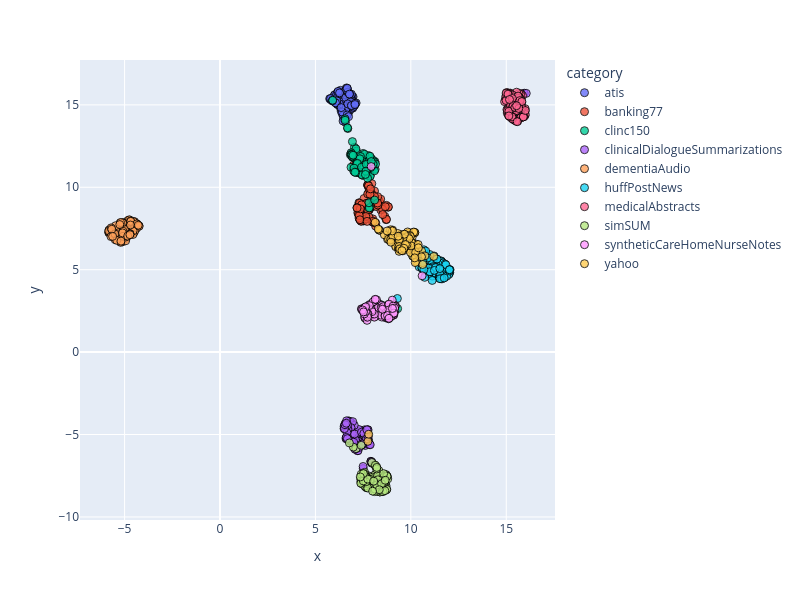

Notebook code cell kept with this figure:
### Code cell
dimensionality_reduction_plots(file_paths="./outputsTest/*/mean_model_zero_shot_classification.csv")

### Figure 1 — Plotly figure (JSON) as saved in the notebook; plotly's stock layout.template omitted (floating-point values rounded to 4 significant figures)
{"data": [{"customdata": [["atis_199"], ["atis_12"], ["atis_115"], ["atis_276"], ["atis_188"], ["atis_137"], ["atis_177"], ["atis_106"], ["atis_100"], ["atis_267"], ["atis_112"], ["atis_126"], ["atis_120"], ["atis_239"], ["atis_101"], ["atis_153"], ["atis_13"], ["atis_101"], ["atis_136"], ["atis_212"], ["atis_230"], ["atis_112"], ["atis_122"], ["atis_156"], ["atis_232"], ["atis_3"], ["atis_171"], ["atis_187"], ["atis_151"], ["atis_10"], ["atis_154"], ["atis_425"], ["atis_185"], ["atis_25"], ["atis_148"], ["atis_134"], ["atis_188"], ["atis_193"], ["atis_129"], ["atis_109"], ["atis_180"], ["atis_275"], ["atis_124"], ["atis_10"], ["atis_210"], ["atis_118"], ["atis_206"], ["atis_138"], ["atis_15"], ["atis_227"], ["atis_13"], ["atis_218"], ["atis_20"], ["atis_150"], ["atis_110"], ["atis_164"], ["atis_116"], ["atis_152"], ["atis_132"], ["atis_144"], ["atis_128"], ["atis_117"], ["atis_217"], ["atis_17"], ["atis_168"], ["atis_15"], ["atis_10"], ["atis_100"], ["atis_130"], ["atis_111"], ["atis_150"], ["atis_544"], ["atis_145"], ["atis_108"], ["atis_270"], ["atis_209"], ["atis_118"], ["atis_117"], ["atis_304"], ["atis_128"], ["atis_101"], ["atis_210"], ["atis_204"], ["atis_157"], ["atis_11"], ["atis_268"], ["atis_116"], ["atis_148"], ["atis_112"], ["atis_198"], ["atis_125"], ["atis_0"], ["atis_128"], ["atis_129"], ["atis_199"], ["atis_105"], ["atis_257"], ["atis_108"], ["atis_153"], ["atis_11"]], "hovertemplate": "category=atis<br>x=%{x}<br>y=%{y}<br>doc_id=%{customdata[0]}<extra></extra>", "legendgroup": "atis", "marker": {"color": "#636efa", "line": {"color": "black", "width": 1}, "opacity": 0.8, "size": 8, "symbol": "circle"}, "mode": "markers", "name": "atis", "orientation": "v", "showlegend": true, "type": "scatter", "x": [5.985, 6.704, 6.573, 6.972, 5.791, 6.746, 6.514, 7.024, 6.839, 6.579, 6.019, 6.324, 6.172, 6.523, 6.414, 6.075, 6.664, 6.734, 6.167, 6.729, 6.955, 6.146, 6.173, 6.781, 6.661, 6.489, 6.869, 6.907, 6.012, 6.337, 6.57, 6.338, 6.736, 6.83, 6.42, 6.677, 6.439, 7.055, 6.052, 6.76, 6.856, 7.038, 6.225, 6.27, 6.525, 6.312, 6.814, 6.623, 6.349, 5.748, 6.697, 6.841, 6.262, 6.33, 6.356, 6.649, 6.791, 6.923, 6.418, 5.944, 5.815, 6.869, 6.495, 6.26, 6.503, 6.111, 6.175, 6.869, 5.793, 6.488, 6.461, 6.607, 6.669, 6.448, 7.132, 6.587, 6.609, 6.124, 6.971, 6.885, 6.846, 6.705, 5.889, 6.188, 6.265, 6.124, 6.697, 6.412, 6.051, 6.904, 6.799, 6.666, 6.665, 6.346, 6.883, 7.078, 5.898, 7.072, 6.737, 6.782], "xaxis": "x", "y": [15.56, 14.61, 13.94, 15.49, 15.36, 15.31, 15.22, 14.96, 15.33, 14.38, 15.17, 15.13, 15.73, 14.08, 15.66, 15.17, 15.97, 15.64, 15.01, 15.59, 14.8, 15.04, 15.78, 14.63, 14.67, 14.33, 15.43, 14.79, 15.62, 15.58, 14.66, 15.7, 15.33, 15.23, 14.43, 15.66, 15.51, 15.0, 15.21, 15.28, 15.4, 14.95, 15.01, 15.46, 14.32, 15.88, 15.63, 16.02, 15.67, 15.37, 14.44, 15.47, 15.76, 14.74, 14.6, 15.16, 15.63, 15.49, 15.18, 15.39, 15.31, 15.39, 14.92, 15.06, 14.4, 15.65, 15.73, 15.55, 15.38, 14.14, 14.35, 14.76, 15.98, 14.02, 15.12, 15.44, 15.93, 15.09, 14.86, 15.65, 15.18, 15.77, 15.24, 15.82, 15.72, 15.24, 15.06, 14.56, 15.13, 14.94, 15.66, 16.01, 14.39, 14.83, 14.96, 15.09, 15.25, 15.02, 14.29, 15.65], "yaxis": "y"}, {"customdata": [["atis_303"], ["atis_171"], ["atis_196"], ["atis_294"], ["atis_199"], ["atis_146"], ["atis_243"], ["atis_116"], ["atis_119"], ["atis_297"], ["atis_275"], ["atis_159"], ["atis_299"], ["atis_245"], ["atis_146"], ["atis_194"], ["atis_143"], ["atis_170"], ["atis_15"], ["atis_283"], ["atis_234"], ["atis_220"], ["atis_222"], ["atis_211"], ["atis_410"], ["atis_343"], ["atis_196"], ["atis_252"], ["atis_166"], ["atis_271"], ["atis_223"], ["atis_475"], ["atis_216"], ["atis_289"], ["atis_15"], ["atis_15"], ["atis_239"], ["atis_372"], ["atis_185"], ["atis_22"], ["atis_236"], ["atis_276"], ["atis_130"], ["atis_133"], ["atis_249"], ["atis_155"], ["atis_249"], ["atis_176"], ["atis_249"], ["atis_257"], ["atis_168"], ["atis_290"], ["atis_27"], ["atis_200"], ["atis_215"], ["atis_18"], ["atis_146"], ["atis_158"], ["atis_151"], ["atis_189"], ["atis_225"], ["atis_233"], ["atis_255"], ["atis_239"], ["atis_221"], ["atis_161"], ["atis_126"], ["atis_148"], ["atis_154"], ["atis_118"], ["atis_297"], ["atis_586"], ["atis_195"], ["atis_128"], ["atis_303"], ["atis_305"], ["atis_283"], ["atis_169"], ["atis_314"], ["atis_196"], ["atis_246"], ["atis_259"], ["atis_271"], ["atis_182"], ["atis_380"], ["atis_330"], ["atis_173"], ["atis_383"], ["atis_359"], ["atis_334"], ["atis_136"], ["atis_134"], ["atis_158"], ["atis_144"], ["atis_216"], ["atis_208"], ["atis_271"], ["atis_166"], ["atis_211"], ["atis_24"]], "hovertemplate": "category=banking77<br>x=%{x}<br>y=%{y}<br>doc_id=%{customdata[0]}<extra></extra>", "legendgroup": "banking77", "marker": {"color": "#EF553B", "line": {"color": "black", "width": 1}, "opacity": 0.8, "size": 8, "symbol": "circle"}, "mode": "markers", "name": "banking77", "orientation": "v", "showlegend": true, "type": "scatter", "x": [7.609, 7.251, 7.289, 7.362, 8.311, 7.854, 8.28, 7.815, 7.594, 7.51, 8.154, 7.778, 7.305, 7.572, 8.426, 7.605, 7.277, 7.796, 7.388, 8.347, 7.394, 7.505, 8.006, 7.994, 7.99, 7.318, 7.733, 7.259, 7.956, 7.957, 8.024, 7.413, 7.759, 7.28, 8.634, 8.344, 8.167, 8.004, 8.096, 8.808, 7.346, 7.822, 7.31, 7.643, 7.392, 7.692, 7.548, 7.937, 7.368, 7.487, 8.719, 7.82, 7.812, 7.437, 7.952, 7.754, 7.331, 8.242, 8.401, 7.306, 7.739, 7.671, 8.423, 7.738, 7.715, 6.997, 7.222, 7.814, 8.264, 8.825, 8.097, 8.516, 8.708, 7.805, 7.644, 8.724, 7.377, 7.327, 7.64, 7.847, 7.767, 7.423, 7.177, 8.177, 8.528, 7.828, 7.786, 8.661, 8.024, 7.857, 7.286, 7.257, 7.3, 7.331, 8.278, 7.354, 7.708, 7.888, 8.26, 7.183], "xaxis": "x", "y": [8.048, 8.858, 8.84, 9.008, 8.91, 8.778, 8.933, 8.97, 8.177, 7.95, 7.646, 9.603, 8.476, 8.064, 8.627, 8.677, 8.716, 8.899, 9.007, 9.143, 7.956, 8.019, 7.896, 7.892, 9.51, 8.054, 10.14, 8.433, 10.22, 8.818, 9.511, 7.995, 8.936, 9.058, 8.241, 9.174, 7.822, 8.084, 9.773, 8.789, 8.499, 8.628, 8.246, 8.191, 7.94, 9.038, 9.32, 9.628, 8.932, 8.224, 8.904, 9.907, 8.657, 8.296, 9.56, 8.586, 8.995, 9.071, 9.024, 9.041, 10.13, 8.09, 9.28, 9.597, 9.037, 11.35, 8.453, 8.177, 9.426, 8.815, 9.442, 8.666, 8.035, 8.863, 9.009, 8.056, 8.047, 8.404, 8.231, 8.746, 10.07, 8.938, 8.764, 8.836, 8.346, 9.874, 10.1, 8.828, 7.945, 9.58, 8.137, 8.354, 8.285, 8.029, 8.923, 8.69, 7.932, 9.906, 9.046, 8.746], "yaxis": "y"}, {"customdata": [["atis_356"], ["atis_200"], ["atis_317"], ["atis_361"], ["atis_220"], ["atis_246"], ["atis_305"], ["atis_122"], ["atis_220"], ["atis_520"], ["atis_297"], ["atis_181"], ["atis_309"], ["atis_378"], ["atis_247"], ["atis_234"], ["atis_189"], ["atis_226"], ["atis_156"], ["atis_34"], ["atis_253"], ["atis_299"], ["atis_290"], ["atis_252"], ["atis_418"], ["atis_360"], ["atis_256"], ["atis_320"], ["atis_315"], ["atis_28"], ["atis_249"], ["atis_559"], ["atis_251"], ["atis_297"], ["atis_305"], ["atis_20"], ["atis_426"], ["atis_376"], ["atis_233"], ["atis_220"], ["atis_256"], ["atis_279"], ["atis_164"], ["atis_298"], ["atis_270"], ["atis_185"], ["atis_251"], ["atis_280"], ["atis_368"], ["atis_265"], ["atis_201"], ["atis_436"], ["atis_337"], ["atis_273"], ["atis_394"], ["atis_220"], ["atis_32"], ["atis_18"], ["atis_242"], ["atis_229"], ["atis_292"], ["atis_261"], ["atis_317"], ["atis_274"], ["atis_277"], ["atis_207"], ["atis_141"], ["atis_268"], ["atis_165"], ["atis_191"], ["atis_318"], ["atis_642"], ["atis_369"], ["atis_155"], ["atis_347"], ["atis_344"], ["atis_487"], ["atis_174"], ["atis_321"], ["atis_230"], ["atis_274"], ["atis_372"], ["atis_282"], ["atis_2"], ["atis_405"], ["atis_349"], ["atis_209"], ["atis_395"], ["atis_389"], ["atis_389"], ["atis_258"], ["atis_200"], ["atis_197"], ["atis_239"], ["atis_230"], ["atis_240"], ["atis_325"], ["atis_223"], ["atis_286"], ["atis_259"]], "hovertemplate": "category=clinc150<br>x=%{x}<br>y=%{y}<br>doc_id=%{customdata[0]}<extra></extra>", "legendgroup": "clinc150", "marker": {"color": "#00cc96", "line": {"color": "black", "width": 1}, "opacity": 0.8, "size": 8, "symbol": "circle"}, "mode": "markers", "name": "clinc150", "orientation": "v", "showlegend": true, "type": "scatter", "x": [7.486, 6.948, 7.391, 7.327, 7.418, 7.307, 7.873, 7.041, 5.905, 7.03, 7.556, 7.657, 7.63, 7.046, 7.918, 7.112, 9.308, 7.969, 8.006, 7.078, 7.512, 7.45, 8.028, 6.947, 7.99, 7.503, 8.053, 7.144, 7.126, 7.409, 7.016, 7.708, 7.832, 8.117, 8.011, 7.295, 7.341, 6.698, 7.431, 6.866, 6.833, 7.168, 7.8, 7.167, 7.152, 8.13, 7.288, 7.429, 7.481, 6.955, 7.873, 7.869, 6.872, 7.859, 8.067, 7.785, 6.871, 7.572, 7.892, 7.912, 7.816, 6.944, 7.86, 7.277, 8.095, 7.361, 7.805, 7.434, 6.551, 7.487, 6.939, 7.327, 7.249, 7.891, 7.159, 7.009, 7.27, 7.889, 7.196, 7.663, 7.763, 6.908, 6.554, 7.018, 6.909, 7.415, 7.966, 8.151, 6.681, 7.438, 7.113, 8.022, 7.736, 7.667, 6.977, 8.105, 7.647, 7.925, 7.62, 7.067], "xaxis": "x", "y": [11.63, 12.1, 10.85, 11.02, 11.73, 11.58, 10.74, 11.18, 15.28, 11.06, 10.79, 11.47, 11.77, 12.42, 11.76, 11.73, 2.638, 11.5, 11.51, 11.0, 11.67, 11.89, 11.43, 11.89, 11.19, 12.05, 11.3, 12.19, 12.33, 11.12, 11.83, 10.72, 11.44, 11.56, 11.64, 10.87, 11.26, 13.57, 11.72, 11.21, 11.97, 11.46, 11.62, 11.45, 11.03, 11.09, 10.97, 11.22, 11.36, 11.81, 10.67, 11.28, 12.09, 8.775, 11.54, 11.92, 12.0, 12.0, 11.36, 11.39, 8.747, 11.85, 11.88, 11.65, 11.0, 11.87, 9.062, 10.9, 14.16, 10.72, 12.77, 11.73, 10.89, 11.2, 11.4, 10.98, 10.9, 11.32, 11.45, 10.93, 11.38, 11.89, 14.06, 11.16, 11.98, 11.21, 11.35, 11.41, 13.61, 10.75, 10.9, 11.41, 10.55, 11.39, 11.94, 9.226, 10.98, 11.56, 10.78, 10.92], "yaxis": "y"}, {"customdata": [["atis_36"], ["atis_223"], ["atis_421"], ["atis_394"], ["atis_24"], ["atis_385"], ["atis_316"], ["atis_187"], ["atis_313"], ["atis_547"], ["atis_337"], ["atis_227"], ["atis_324"], ["atis_463"], ["atis_361"], ["atis_294"], ["atis_206"], ["atis_28"], ["atis_239"], ["atis_39"], ["atis_261"], ["atis_313"], ["atis_457"], ["atis_360"], ["atis_453"], ["atis_398"], ["atis_430"], ["atis_324"], ["atis_357"], ["atis_335"], ["atis_269"], ["atis_562"], ["atis_26"], ["atis_409"], ["atis_32"], ["atis_241"], ["atis_488"], ["atis_407"], ["atis_447"], ["atis_235"], ["atis_292"], ["atis_303"], ["atis_252"], ["atis_347"], ["atis_386"], ["atis_325"], ["atis_311"], ["atis_437"], ["atis_417"], ["atis_356"], ["atis_210"], ["atis_455"], ["atis_404"], ["atis_336"], ["atis_396"], ["atis_239"], ["atis_42"], ["atis_379"], ["atis_38"], ["atis_317"], ["atis_338"], ["atis_304"], ["atis_454"], ["atis_300"], ["atis_304"], ["atis_254"], ["atis_237"], ["atis_345"], ["atis_188"], ["atis_246"], ["atis_389"], ["atis_645"], ["atis_407"], ["atis_21"], ["atis_355"], ["atis_367"], ["atis_488"], ["atis_318"], ["atis_334"], ["atis_276"], ["atis_427"], ["atis_412"], ["atis_302"], ["atis_27"], ["atis_441"], ["atis_397"], ["atis_276"], ["atis_468"], ["atis_430"], ["atis_398"], ["atis_310"], ["atis_213"], ["atis_224"], ["atis_381"], ["atis_237"], ["atis_288"], ["atis_338"], ["atis_326"], ["atis_300"], ["atis_337"]], "hovertemplate": "category=clinicalDialogueSummarizations<br>x=%{x}<br>y=%{y}<br>doc_id=%{customdata[0]}<extra></extra>", "legendgroup": "clinicalDialogueSummarizations", "marker": {"color": "#ab63fa", "line": {"color": "black", "width": 1}, "opacity": 0.8, "size": 8, "symbol": "circle"}, "mode": "markers", "name": "clinicalDialogueSummarizations", "orientation": "v", "showlegend": true, "type": "scatter", "x": [7.12, 7.909, 7.247, 7.2, 6.84, 7.474, 6.719, 6.657, 7.382, 7.79, 6.89, 7.577, 6.607, 7.193, 6.626, 7.612, 7.178, 7.133, 7.347, 7.738, 7.123, 6.739, 7.823, 6.604, 7.507, 6.54, 7.674, 6.863, 7.972, 6.809, 6.657, 7.25, 15.92, 7.943, 7.149, 6.536, 7.724, 6.938, 6.609, 6.718, 7.257, 6.5, 7.68, 7.27, 7.06, 7.495, 7.274, 7.83, 7.234, 6.746, 7.166, 15.94, 6.619, 6.795, 7.94, 6.638, 7.742, 7.481, 7.904, 7.035, 7.936, 6.706, 6.529, 7.595, 6.551, 7.745, 6.956, 7.5, 7.101, 6.863, 7.054, 6.659, 7.72, 7.191, 6.505, 6.702, 7.617, 7.872, 7.075, 7.414, 16.05, 7.672, 6.654, 6.898, 7.732, 7.756, 6.617, 6.633, 7.536, 6.683, 6.523, 7.676, 7.007, 7.279, 6.554, 7.767, 6.675, 7.45, 7.697, 6.618], "xaxis": "x", "y": [-5.753, -6.629, -5.826, -5.979, -5.416, -5.375, -4.33, -5.263, -4.773, -5.338, -4.304, -4.716, -5.254, -4.992, -5.216, -5.665, -4.922, -5.867, -5.614, -5.135, -5.799, -4.172, -5.575, -4.318, -7.066, -4.493, -4.813, -4.292, -6.702, -4.532, -5.226, -4.914, 15.68, -6.732, -5.674, -4.649, -5.027, -4.937, -4.363, -4.216, -5.751, -4.637, -4.785, -5.432, -5.7, -4.812, -4.694, -5.612, -5.978, -4.448, -5.497, 15.71, -5.196, -4.202, -6.68, -5.166, -4.732, -5.605, -6.629, -4.438, -6.662, -4.599, -4.489, -5.345, -4.348, -5.007, -4.219, -6.937, -5.33, -4.58, -4.967, -4.543, -5.405, -5.694, -4.501, -4.677, -5.477, -5.617, -5.894, -4.863, 15.7, -5.109, -4.887, -5.422, -5.287, -4.71, -5.174, -4.167, -4.93, -4.419, -4.643, -5.26, -5.469, -5.788, -4.404, -5.113, -5.249, -5.573, -4.709, -4.314], "yaxis": "y"}, {"customdata": [["atis_405"], ["atis_232"], ["atis_424"], ["atis_402"], ["atis_364"], ["atis_416"], ["atis_365"], ["atis_288"], ["atis_316"], ["atis_553"], ["atis_403"], ["atis_380"], ["atis_329"], ["atis_488"], ["atis_364"], ["atis_386"], ["atis_284"], ["atis_280"], ["atis_392"], ["atis_428"], ["atis_447"], ["atis_441"], ["atis_474"], ["atis_510"], ["atis_467"], ["atis_512"], ["atis_44"], ["atis_338"], ["atis_537"], ["atis_405"], ["atis_325"], ["atis_57"], ["atis_298"], ["atis_455"], ["atis_424"], ["atis_473"], ["atis_514"], ["atis_448"], ["atis_46"], ["atis_280"], ["atis_420"], ["atis_316"], ["atis_352"], ["atis_479"], ["atis_397"], ["atis_391"], ["atis_456"], ["atis_525"], ["atis_554"], ["atis_383"], ["atis_32"], ["atis_513"], ["atis_407"], ["atis_348"], ["atis_428"], ["atis_244"], ["atis_490"], ["atis_41"], ["atis_525"], ["atis_523"], ["atis_351"], ["atis_334"], ["atis_464"], ["atis_421"], ["atis_320"], ["atis_278"], ["atis_386"], ["atis_351"], ["atis_228"], ["atis_289"], ["atis_563"], ["atis_646"], ["atis_451"], ["atis_381"], ["atis_368"], ["atis_400"], ["atis_526"], ["atis_360"], ["atis_401"], ["atis_478"], ["atis_469"], ["atis_422"], ["atis_353"], ["atis_279"], ["atis_467"], ["atis_503"], ["atis_285"], ["atis_469"], ["atis_465"], ["atis_494"], ["atis_516"], ["atis_264"], ["atis_243"], ["atis_392"], ["atis_250"], ["atis_325"], ["atis_454"], ["atis_403"], ["atis_34"], ["atis_388"]], "hovertemplate": "category=dementiaAudio<br>x=%{x}<br>y=%{y}<br>doc_id=%{customdata[0]}<extra></extra>", "legendgroup": "dementiaAudio", "marker": {"color": "#FFA15A", "line": {"color": "black", "width": 1}, "opacity": 0.8, "size": 8, "symbol": "circle"}, "mode": "markers", "name": "dementiaAudio", "orientation": "v", "showlegend": true, "type": "scatter", "x": [-5.82, -5.684, -4.283, -4.419, -5.667, -5.197, -4.467, -4.664, -5.487, -5.117, -5.206, -5.101, -5.246, -4.364, -5.282, -4.53, -5.249, -4.694, -5.026, -4.536, -5.815, -5.059, -4.757, -5.032, -5.155, -5.721, -4.25, -4.958, -5.828, -5.211, -4.475, -5.806, -5.217, -5.621, -5.79, -4.596, -5.022, -4.967, -4.447, -4.338, -5.434, -4.562, -5.753, -5.543, -5.213, -5.217, -4.511, -4.933, -4.933, -5.669, -4.827, -4.546, -5.017, -5.467, -4.922, -5.493, -4.307, -5.07, -5.588, -4.991, -5.029, -5.721, -4.458, -4.558, -4.553, -4.748, -5.115, -4.719, -4.944, -4.691, -4.875, -5.654, -5.082, -4.993, -4.762, -5.112, -5.829, -4.673, -4.944, -5.21, -5.097, -5.712, -5.083, -5.703, -5.506, -5.207, -4.71, -5.25, -5.084, -5.112, -5.672, -4.836, -4.362, -5.412, -4.234, -4.692, -5.625, -4.718, -4.284, -5.188], "xaxis": "x", "y": [7.253, 7.206, 7.663, 7.775, 7.494, 6.749, 7.542, 7.23, 6.913, 7.016, 6.885, 7.065, 7.79, 7.52, 7.584, 7.89, 7.522, 7.633, 7.422, 7.775, 7.411, 6.933, 7.998, 7.306, 7.328, 7.23, 7.67, 6.932, 7.255, 6.698, 7.912, 7.302, 7.836, 7.335, 7.306, 7.272, 7.128, 7.547, 7.625, 7.772, 7.395, 7.245, 7.346, 7.147, 7.025, 7.123, 7.259, 7.284, 6.889, 7.446, 7.984, 7.927, 7.764, 7.67, 7.801, 6.825, 7.654, 7.844, 7.201, 7.69, 7.53, 7.273, 7.365, 7.138, 7.357, 8.029, 6.69, 7.19, 6.752, 7.951, 7.15, 7.207, 7.832, 7.442, 7.111, 7.851, 7.35, 7.93, 6.987, 7.864, 7.113, 7.01, 7.334, 7.539, 7.176, 6.66, 7.163, 7.739, 7.025, 7.232, 7.452, 7.041, 7.777, 6.78, 7.641, 7.712, 7.02, 7.122, 7.7, 6.735], "yaxis": "y"}, {"customdata": [["atis_434"], ["atis_29"], ["atis_510"], ["atis_407"], ["atis_392"], ["atis_641"], ["atis_455"], ["atis_305"], ["atis_432"], ["atis_578"], ["atis_413"], ["atis_46"], ["atis_34"], ["atis_52"], ["atis_368"], ["atis_445"], ["atis_345"], ["atis_338"], ["atis_487"], ["atis_438"], ["atis_493"], ["atis_493"], ["atis_486"], ["atis_523"], ["atis_620"], ["atis_518"], ["atis_443"], ["atis_541"], ["atis_612"], ["atis_460"], ["atis_392"], ["atis_587"], ["atis_307"], ["atis_482"], ["atis_466"], ["atis_504"], ["atis_54"], ["atis_478"], ["atis_481"], ["atis_338"], ["atis_443"], ["atis_323"], ["atis_388"], ["atis_533"], ["atis_505"], ["atis_543"], ["atis_50"], ["atis_547"], ["atis_577"], ["atis_405"], ["atis_356"], ["atis_538"], ["atis_408"], ["atis_392"], ["atis_490"], ["atis_374"], ["atis_543"], ["atis_422"], ["atis_577"], ["atis_529"], ["atis_410"], ["atis_424"], ["atis_470"], ["atis_471"], ["atis_382"], ["atis_335"], ["atis_458"], ["atis_410"], ["atis_258"], ["atis_293"], ["atis_567"], ["atis_692"], ["atis_475"], ["atis_384"], ["atis_375"], ["atis_607"], ["atis_538"], ["atis_399"], ["atis_48"], ["atis_546"], ["atis_495"], ["atis_462"], ["atis_507"], ["atis_425"], ["atis_552"], ["atis_524"], ["atis_360"], ["atis_545"], ["atis_472"], ["atis_511"], ["atis_602"], ["atis_294"], ["atis_369"], ["atis_469"], ["atis_327"], ["atis_389"], ["atis_476"], ["atis_443"], ["atis_350"], ["atis_391"]], "hovertemplate": "category=huffPostNews<br>x=%{x}<br>y=%{y}<br>doc_id=%{customdata[0]}<extra></extra>", "legendgroup": "huffPostNews", "marker": {"color": "#19d3f3", "line": {"color": "black", "width": 1}, "opacity": 0.8, "size": 8, "symbol": "circle"}, "mode": "markers", "name": "huffPostNews", "orientation": "v", "showlegend": true, "type": "scatter", "x": [11.93, 11.46, 11.76, 10.87, 11.53, 11.33, 11.0, 11.82, 10.57, 11.23, 11.76, 12.03, 11.0, 10.94, 11.49, 11.34, 10.84, 11.54, 11.47, 10.32, 11.54, 10.75, 11.98, 10.83, 9.356, 11.17, 9.347, 12.04, 10.2, 10.68, 11.37, 11.12, 10.07, 11.07, 9.294, 10.44, 11.27, 11.22, 10.73, 10.15, 11.05, 11.0, 10.99, 8.423, 11.78, 11.95, 11.55, 11.87, 11.3, 12.06, 11.4, 11.14, 11.89, 11.86, 11.52, 12.0, 10.69, 10.79, 11.15, 11.49, 11.49, 11.34, 11.99, 11.88, 11.49, 11.58, 11.16, 10.89, 10.58, 11.6, 10.11, 12.03, 11.12, 11.6, 10.24, 11.56, 11.0, 11.54, 10.78, 10.93, 10.62, 9.585, 11.69, 11.63, 11.0, 10.58, 11.53, 11.37, 11.91, 11.79, 11.84, 11.75, 11.3, 10.68, 12.03, 12.02, 11.23, 10.64, 10.63, 11.52], "xaxis": "x", "y": [5.04, 4.954, 4.538, 5.146, 5.145, 5.625, 4.721, 5.032, 5.815, 5.002, 5.149, 4.922, 4.916, 5.134, 5.498, 4.768, 5.897, 4.76, 4.745, 5.562, 4.926, 5.35, 4.768, 5.202, 6.876, 5.077, 6.569, 4.827, 6.314, 5.173, 5.611, 4.612, 7.232, 5.458, 3.252, 5.173, 5.452, 5.832, 4.537, 7.217, 4.866, 5.556, 5.921, 2.879, 4.58, 4.829, 4.746, 4.839, 4.788, 4.997, 4.95, 5.414, 4.99, 4.898, 5.131, 4.767, 6.206, 5.023, 5.179, 4.512, 4.556, 5.638, 4.708, 4.603, 4.483, 5.514, 5.11, 5.713, 5.087, 5.527, 5.82, 4.921, 4.349, 4.472, 5.94, 5.496, 4.889, 4.704, 6.131, 5.09, 5.876, 6.794, 5.408, 4.442, 4.872, 5.116, 4.452, 5.65, 5.081, 5.345, 5.301, 4.5, 5.134, 4.999, 5.005, 4.997, 4.955, 5.545, 5.436, 5.065], "yaxis": "y"}, {"customdata": [["atis_436"], ["atis_387"], ["atis_524"], ["atis_469"], ["atis_441"], ["atis_643"], ["atis_493"], ["atis_372"], ["atis_446"], ["atis_636"], ["atis_514"], ["atis_614"], ["atis_364"], ["atis_582"], ["atis_459"], ["atis_454"], ["atis_622"], ["atis_382"], ["atis_488"], ["atis_487"], ["atis_609"], ["atis_524"], ["atis_539"], ["atis_647"], ["atis_655"], ["atis_605"], ["atis_455"], ["atis_58"], ["atis_658"], ["atis_521"], ["atis_422"], ["atis_599"], ["atis_426"], ["atis_531"], ["atis_470"], ["atis_545"], ["atis_597"], ["atis_498"], ["atis_535"], ["atis_396"], ["atis_502"], ["atis_389"], ["atis_475"], ["atis_580"], ["atis_52"], ["atis_593"], ["atis_656"], ["atis_574"], ["atis_630"], ["atis_439"], ["atis_415"], ["atis_660"], ["atis_479"], ["atis_537"], ["atis_512"], ["atis_379"], ["atis_618"], ["atis_482"], ["atis_673"], ["atis_573"], ["atis_426"], ["atis_483"], ["atis_479"], ["atis_530"], ["atis_413"], ["atis_40"], ["atis_586"], ["atis_551"], ["atis_356"], ["atis_378"], ["atis_586"], ["atis_694"], ["atis_483"], ["atis_568"], ["atis_395"], ["atis_621"], ["atis_57"], ["atis_536"], ["atis_558"], ["atis_599"], ["atis_521"], ["atis_478"], ["atis_595"], ["atis_540"], ["atis_6"], ["atis_531"], ["atis_385"], ["atis_581"], ["atis_603"], ["atis_517"], ["atis_614"], ["atis_384"], ["atis_48"], ["atis_495"], ["atis_410"], ["atis_489"], ["atis_522"], ["atis_491"], ["atis_527"], ["atis_439"]], "hovertemplate": "category=medicalAbstracts<br>x=%{x}<br>y=%{y}<br>doc_id=%{customdata[0]}<extra></extra>", "legendgroup": "medicalAbstracts", "marker": {"color": "#FF6692", "line": {"color": "black", "width": 1}, "opacity": 0.8, "size": 8, "symbol": "circle"}, "mode": "markers", "name": "medicalAbstracts", "orientation": "v", "showlegend": true, "type": "scatter", "x": [15.11, 15.78, 15.94, 15.12, 15.45, 15.74, 15.03, 15.98, 15.26, 15.22, 15.11, 15.91, 14.99, 15.43, 15.85, 15.79, 15.99, 15.56, 15.42, 15.39, 15.18, 14.97, 15.77, 15.36, 15.03, 15.75, 15.54, 15.47, 15.66, 15.45, 15.82, 15.18, 15.6, 15.47, 15.32, 15.15, 15.7, 15.81, 15.31, 15.12, 15.67, 14.97, 15.42, 15.54, 15.41, 15.1, 15.99, 15.05, 15.35, 15.86, 15.66, 15.1, 15.77, 14.98, 15.36, 15.76, 15.06, 15.96, 15.22, 15.6, 16.0, 15.54, 15.92, 15.54, 15.76, 15.9, 15.5, 15.03, 15.33, 15.42, 15.12, 15.83, 14.91, 15.08, 15.32, 15.37, 15.6, 15.89, 14.99, 15.28, 14.99, 15.09, 15.23, 15.8, 15.62, 15.67, 15.33, 15.32, 15.38, 16.0, 15.3, 15.14, 15.14, 15.71, 15.82, 15.45, 15.66, 15.54, 15.17, 15.57], "xaxis": "x", "y": [15.66, 15.67, 14.41, 15.08, 14.21, 15.54, 14.72, 14.35, 14.21, 15.71, 14.83, 14.3, 15.37, 14.85, 15.57, 14.23, 14.64, 15.25, 14.09, 15.56, 15.11, 15.33, 15.35, 14.52, 15.46, 15.64, 14.87, 14.52, 15.69, 14.97, 14.28, 14.3, 14.12, 15.5, 14.73, 15.7, 15.41, 15.15, 15.49, 14.72, 14.61, 15.4, 15.37, 14.02, 14.15, 14.51, 14.77, 14.51, 15.55, 14.62, 15.49, 15.71, 14.91, 15.52, 14.11, 14.96, 14.65, 14.55, 15.55, 14.01, 14.41, 15.77, 14.28, 14.66, 14.22, 14.28, 14.02, 15.75, 14.16, 14.85, 14.37, 14.8, 15.2, 15.7, 15.6, 15.48, 15.4, 14.27, 15.72, 14.95, 15.26, 15.65, 14.96, 14.86, 15.53, 15.03, 14.86, 15.39, 14.98, 14.66, 14.27, 14.61, 14.33, 15.26, 15.2, 14.84, 14.78, 14.95, 15.32, 13.98], "yaxis": "y"}, {"customdata": [["atis_533"], ["atis_406"], ["atis_539"], ["atis_536"], ["atis_468"], ["atis_662"], ["atis_503"], ["atis_584"], ["atis_495"], ["atis_651"], ["atis_615"], ["atis_629"], ["atis_5"], ["atis_698"], ["atis_66"], ["atis_497"], ["atis_624"], ["atis_482"], ["atis_514"], ["atis_6"], ["atis_610"], ["atis_592"], ["atis_557"], ["atis_692"], ["atis_716"], ["atis_698"], ["atis_575"], ["atis_6"], ["atis_714"], ["atis_593"], ["atis_502"], ["atis_643"], ["atis_501"], ["atis_59"], ["atis_575"], ["atis_637"], ["atis_600"], ["atis_523"], ["atis_628"], ["atis_432"], ["atis_572"], ["atis_470"], ["atis_481"], ["atis_590"], ["atis_579"], ["atis_680"], ["atis_691"], ["atis_616"], ["atis_64"], ["atis_494"], ["atis_503"], ["atis_663"], ["atis_512"], ["atis_561"], ["atis_538"], ["atis_402"], ["atis_688"], ["atis_510"], ["atis_680"], ["atis_603"], ["atis_496"], ["atis_612"], ["atis_55"], ["atis_570"], ["atis_533"], ["atis_518"], ["atis_587"], ["atis_65"], ["atis_436"], ["atis_52"], ["atis_588"], ["atis_701"], ["atis_554"], ["atis_581"], ["atis_527"], ["atis_648"], ["atis_624"], ["atis_575"], ["atis_588"], ["atis_612"], ["atis_685"], ["atis_64"], ["atis_656"], ["atis_564"], ["atis_613"], ["atis_617"], ["atis_622"], ["atis_675"], ["atis_610"], ["atis_617"], ["atis_624"], ["atis_385"], ["atis_634"], ["atis_611"], ["atis_626"], ["atis_527"], ["atis_523"], ["atis_558"], ["atis_645"], ["atis_50"]], "hovertemplate": "category=simSUM<br>x=%{x}<br>y=%{y}<br>doc_id=%{customdata[0]}<extra></extra>", "legendgroup": "simSUM", "marker": {"color": "#B6E880", "line": {"color": "black", "width": 1}, "opacity": 0.8, "size": 8, "symbol": "circle"}, "mode": "markers", "name": "simSUM", "orientation": "v", "showlegend": true, "type": "scatter", "x": [8.622, 8.644, 7.56, 7.386, 8.706, 8.378, 8.123, 7.795, 7.649, 8.655, 7.136, 7.4, 8.033, 7.664, 8.01, 7.674, 8.57, 8.522, 8.135, 7.669, 7.706, 7.382, 8.101, 7.545, 8.521, 8.302, 7.845, 8.715, 7.578, 7.593, 7.43, 8.699, 8.325, 8.772, 7.984, 7.463, 8.215, 7.999, 7.411, 8.72, 7.869, 7.697, 8.003, 8.36, 7.574, 8.488, 8.388, 7.956, 8.201, 8.646, 7.588, 7.509, 7.397, 8.034, 7.642, 7.98, 8.555, 7.795, 8.326, 7.703, 7.741, 8.791, 8.412, 6.986, 7.376, 8.741, 7.879, 8.258, 6.78, 8.233, 7.646, 8.372, 7.4, 8.434, 8.487, 8.143, 8.264, 7.51, 7.745, 8.557, 8.273, 8.73, 8.097, 8.756, 8.574, 8.537, 8.204, 8.124, 8.219, 8.217, 8.637, 8.623, 7.517, 7.351, 8.574, 8.055, 8.467, 8.346, 7.998, 8.66], "xaxis": "x", "y": [-8.302, -8.134, -7.768, -7.854, -7.433, -8.366, -7.431, -7.51, -7.587, -8.006, -5.854, -5.654, -8.044, -8.21, -7.945, -7.509, -8.395, -8.439, -8.249, -8.22, -7.703, -7.715, -6.837, -7.867, -7.51, -8.156, -7.726, -8.339, -7.294, -8.135, -7.712, -8.107, -8.316, -7.554, -7.771, -8.01, -8.322, -7.586, -7.882, -8.353, -7.799, -7.674, -7.686, -8.477, -7.797, -7.797, -8.487, -6.697, -6.961, -7.967, -7.421, -7.385, -7.608, -8.265, -7.587, -7.972, -7.535, -7.847, -7.187, -7.967, -8.246, -7.691, -7.714, -5.763, -7.952, -8.322, -7.73, -7.492, -5.509, -8.451, -7.87, -7.949, -7.407, -8.11, -8.003, -6.869, -8.042, -7.817, -7.706, -7.616, -7.746, -7.502, -8.461, -7.535, -7.95, -8.466, -7.092, -8.314, -8.064, -6.997, -8.405, -7.854, -7.365, -7.574, -7.372, -7.83, -7.985, -8.348, -8.436, -7.773], "yaxis": "y"}, {"customdata": [["atis_536"], ["atis_43"], ["atis_570"], ["atis_660"], ["atis_662"], ["atis_712"], ["atis_504"], ["atis_672"], ["atis_510"], ["atis_83"], ["atis_73"], ["atis_64"], ["atis_536"], ["atis_78"], ["atis_693"], ["atis_5"], ["atis_675"], ["atis_705"], ["atis_663"], ["atis_685"], ["atis_650"], ["atis_604"], ["atis_558"], ["atis_7"], ["atis_9"], ["atis_78"], ["atis_673"], ["atis_668"], ["atis_717"], ["atis_602"], ["atis_592"], ["atis_677"], ["atis_562"], ["atis_66"], ["atis_636"], ["atis_655"], ["atis_619"], ["atis_638"], ["atis_638"], ["atis_433"], ["atis_591"], ["atis_699"], ["atis_519"], ["atis_602"], ["atis_647"], ["atis_708"], ["atis_90"], ["atis_655"], ["atis_69"], ["atis_623"], ["atis_657"], ["atis_688"], ["atis_519"], ["atis_619"], ["atis_565"], ["atis_461"], ["atis_711"], ["atis_553"], ["atis_685"], ["atis_61"], ["atis_555"], ["atis_638"], ["atis_560"], ["atis_618"], ["atis_697"], ["atis_537"], ["atis_606"], ["atis_696"], ["atis_685"], ["atis_529"], ["atis_66"], ["atis_71"], ["atis_594"], ["atis_601"], ["atis_569"], ["atis_660"], ["atis_77"], ["atis_58"], ["atis_713"], ["atis_666"], ["atis_687"], ["atis_695"], ["atis_67"], ["atis_642"], ["atis_648"], ["atis_646"], ["atis_706"], ["atis_70"], ["atis_640"], ["atis_712"], ["atis_706"], ["atis_604"], ["atis_649"], ["atis_629"], ["atis_662"], ["atis_622"], ["atis_556"], ["atis_616"], ["atis_663"], ["atis_530"]], "hovertemplate": "category=syntheticCareHomeNurseNotes<br>x=%{x}<br>y=%{y}<br>doc_id=%{customdata[0]}<extra></extra>", "legendgroup": "syntheticCareHomeNurseNotes", "marker": {"color": "#FF97FF", "line": {"color": "black", "width": 1}, "opacity": 0.8, "size": 8, "symbol": "circle"}, "mode": "markers", "name": "syntheticCareHomeNurseNotes", "orientation": "v", "showlegend": true, "type": "scatter", "x": [8.592, 8.981, 9.103, 9.124, 9.089, 7.414, 8.202, 7.492, 8.477, 7.921, 10.59, 7.453, 9.11, 8.664, 8.978, 8.259, 8.823, 8.273, 8.7, 7.745, 7.609, 8.475, 7.806, 7.839, 7.793, 8.532, 8.294, 8.562, 7.861, 8.997, 7.734, 8.089, 9.086, 9.157, 8.424, 8.128, 7.763, 8.263, 8.64, 9.193, 8.739, 9.092, 8.087, 9.028, 8.013, 9.162, 8.851, 7.637, 8.632, 8.807, 8.58, 8.002, 8.556, 7.595, 8.87, 8.483, 8.444, 8.56, 9.173, 8.093, 8.704, 7.943, 7.6, 7.675, 7.62, 9.078, 8.939, 8.958, 8.823, 7.582, 8.836, 7.705, 7.968, 7.756, 8.854, 8.653, 8.204, 7.825, 9.127, 8.648, 7.724, 9.075, 7.638, 8.83, 7.727, 7.732, 7.423, 7.563, 7.588, 7.633, 7.632, 8.781, 9.155, 7.471, 9.108, 8.858, 9.035, 7.521, 8.509, 8.134], "xaxis": "x", "y": [2.223, 2.742, 2.244, 2.698, 2.352, 2.626, 3.037, 2.511, 2.31, 11.26, 4.629, 2.586, 2.809, 2.088, 2.713, 2.418, 2.693, 2.957, 2.162, 2.766, 2.421, 2.13, 2.849, 2.764, 2.304, 2.403, 2.588, 2.368, 2.891, 2.656, 2.636, 2.167, 2.361, 2.844, 2.246, 3.167, 2.664, 2.674, 2.571, 2.817, 2.213, 2.869, 2.119, 3.152, 3.04, 2.525, 2.706, 2.089, 2.534, 2.064, 2.723, 2.311, 2.685, 2.064, 2.225, 2.844, 2.668, 2.756, 2.776, 2.307, 2.393, 2.551, 2.683, 2.399, 2.464, 2.253, 2.166, 2.154, 2.864, 2.134, 2.021, 1.928, 2.455, 2.323, 2.91, 2.26, 3.173, 2.823, 2.351, 2.194, 2.198, 2.792, 2.398, 2.547, 2.309, 2.118, 2.598, 2.321, 2.689, 2.46, 2.749, 2.221, 2.669, 2.557, 2.364, 2.05, 2.648, 2.439, 2.598, 3.202], "yaxis": "y"}, {"customdata": [["atis_697"], ["atis_605"], ["atis_662"], ["atis_72"], ["atis_77"], ["atis_715"], ["atis_543"], ["atis_74"], ["atis_569"], ["atis_93"], ["atis_89"], ["atis_651"], ["atis_580"], ["atis_93"], ["atis_698"], ["atis_567"], ["atis_695"], ["atis_74"], ["atis_701"], ["atis_7"], ["atis_699"], ["atis_697"], ["atis_660"], ["atis_721"], ["atis_97"], ["atis_94"], ["atis_79"], ["atis_688"], ["atis_81"], ["atis_715"], ["atis_90"], ["atis_716"], ["atis_62"], ["atis_84"], ["atis_681"], ["atis_686"], ["atis_676"], ["atis_66"], ["atis_72"], ["atis_599"], ["atis_635"], ["atis_80"], ["atis_525"], ["atis_98"], ["atis_713"], ["atis_78"], ["atis_99"], ["atis_9"], ["atis_719"], ["atis_82"], ["atis_663"], ["atis_94"], ["atis_603"], ["atis_91"], ["atis_651"], ["atis_620"], ["atis_714"], ["atis_655"], ["atis_703"], ["atis_7"], ["atis_642"], ["atis_89"], ["atis_630"], ["atis_82"], ["atis_7"], ["atis_648"], ["atis_703"], ["atis_700"], ["atis_710"], ["atis_63"], ["atis_666"], ["atis_715"], ["atis_695"], ["atis_704"], ["atis_594"], ["atis_97"], ["atis_85"], ["atis_85"], ["atis_87"], ["atis_73"], ["atis_7"], ["atis_9"], ["atis_97"], ["atis_679"], ["atis_77"], ["atis_719"], ["atis_719"], ["atis_84"], ["atis_684"], ["atis_719"], ["atis_99"], ["atis_700"], ["atis_654"], ["atis_68"], ["atis_94"], ["atis_96"], ["atis_620"], ["atis_681"], ["atis_714"], ["atis_637"]], "hovertemplate": "category=yahoo<br>x=%{x}<br>y=%{y}<br>doc_id=%{customdata[0]}<extra></extra>", "legendgroup": "yahoo", "marker": {"color": "#FECB52", "line": {"color": "black", "width": 1}, "opacity": 0.8, "size": 8, "symbol": "circle"}, "mode": "markers", "name": "yahoo", "orientation": "v", "showlegend": true, "type": "scatter", "x": [9.786, 8.848, 8.898, 10.21, 9.373, 9.205, 10.07, 9.02, 10.26, 9.216, 9.345, 8.899, 10.09, 10.29, 9.844, 10.01, 10.22, 9.37, 10.18, 9.044, 9.836, 9.754, 10.19, 9.412, 9.844, 10.12, 11.2, 8.816, 10.03, 8.375, 10.3, 9.256, 10.57, 9.873, 10.04, 9.723, 9.985, 9.483, 8.781, 10.21, 10.26, 8.613, 9.902, 9.626, 9.49, 7.752, 8.334, 10.74, 9.58, 9.859, 8.131, 8.83, 9.777, 9.679, 9.833, 8.938, 9.277, 10.01, 9.015, 10.38, 9.317, 9.536, 10.56, 8.938, 9.693, 10.15, 10.62, 9.208, 9.654, 9.432, 9.801, 9.936, 8.29, 9.352, 9.977, 9.426, 9.828, 9.377, 7.793, 9.799, 9.401, 9.91, 9.586, 9.411, 9.057, 9.392, 9.381, 9.386, 9.033, 9.719, 9.422, 10.4, 9.664, 10.23, 8.958, 9.338, 9.636, 10.2, 8.76, 9.535], "xaxis": "x", "y": [7.087, 6.912, 6.908, 7.246, 6.232, 6.946, 6.966, 6.954, 6.504, 6.442, 6.512, 6.782, 5.841, 6.546, 6.598, 6.21, 5.897, 6.903, 6.146, 7.404, 7.074, 6.243, 7.242, 6.266, 6.546, 6.535, 5.802, 7.013, 6.667, 7.388, 5.489, 6.897, 6.122, 7.112, 6.642, 6.396, 6.043, 7.067, 6.846, 7.26, 6.058, 7.118, 7.232, 6.79, 7.122, -5.413, 7.404, 5.838, 6.144, 6.964, 7.874, 6.854, 7.075, 6.52, 7.29, 7.421, 6.686, 6.446, 6.948, 6.529, 7.197, 6.954, 5.782, 6.824, 6.433, 7.285, 5.315, 6.392, 7.139, 7.029, 7.016, 7.08, 7.47, 6.277, 7.021, 6.239, 7.014, 6.269, -4.984, 6.525, 6.968, 6.883, 6.913, 6.897, 7.03, 6.801, 6.412, 6.113, 7.352, 6.528, 6.261, 6.329, 7.152, 5.431, 6.668, 7.032, 6.3, 5.717, 7.348, 6.158], "yaxis": "y"}], "layout": {"height": 600, "legend": {"title": {"text": "category"}, "tracegroupgap": 0}, "margin": {"t": 60}, "width": 800, "xaxis": {"anchor": "y", "domain": [0, 1], "title": {"text": "x"}}, "yaxis": {"anchor": "x", "domain": [0, 1], "title": {"text": "y"}}}}
